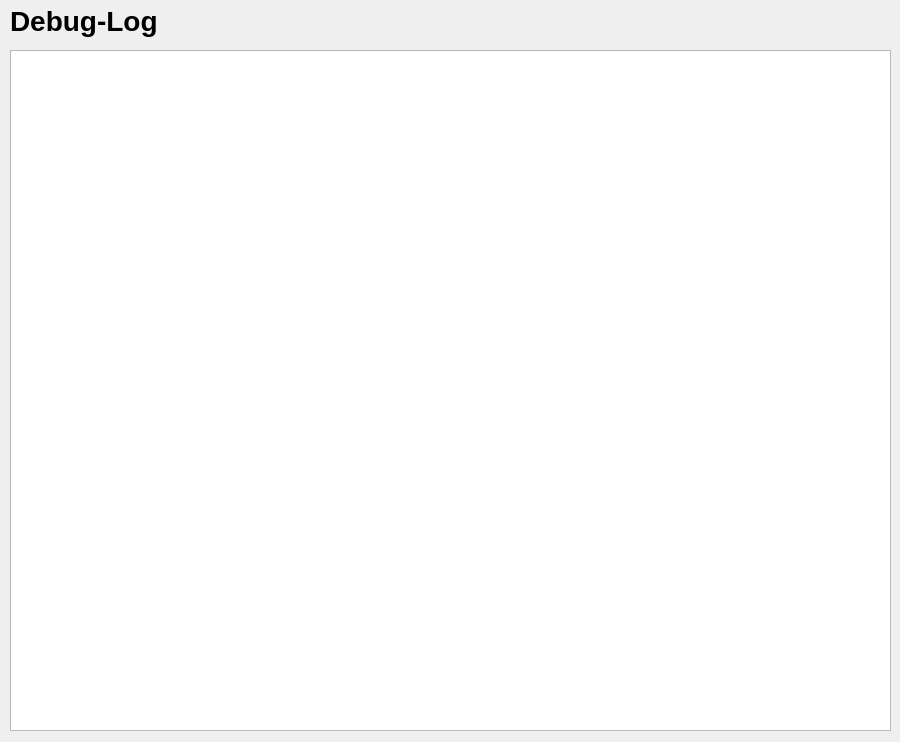
<?xml version="1.0" encoding="UTF-8"?>
<ui version="4.0">
 <class>LogClass</class>
 <widget class="QWidget" name="LogClass">
  <property name="geometry">
   <rect>
    <x>0</x>
    <y>0</y>
    <width>900</width>
    <height>742</height>
   </rect>
  </property>
  <property name="windowTitle">
   <string>Log</string>
  </property>
  <widget class="QLabel" name="lblLog">
   <property name="geometry">
    <rect>
     <x>10</x>
     <y>0</y>
     <width>221</width>
     <height>41</height>
    </rect>
   </property>
   <property name="font">
    <font>
     <pointsize>21</pointsize>
     <bold>true</bold>
    </font>
   </property>
   <property name="text">
    <string>Debug-Log</string>
   </property>
  </widget>
  <widget class="QTextEdit" name="teLog">
   <property name="geometry">
    <rect>
     <x>10</x>
     <y>50</y>
     <width>881</width>
     <height>681</height>
    </rect>
   </property>
   <property name="font">
    <font>
     <pointsize>14</pointsize>
    </font>
   </property>
  </widget>
 </widget>
 <layoutdefault spacing="6" margin="11"/>
 <resources/>
 <connections/>
</ui>
